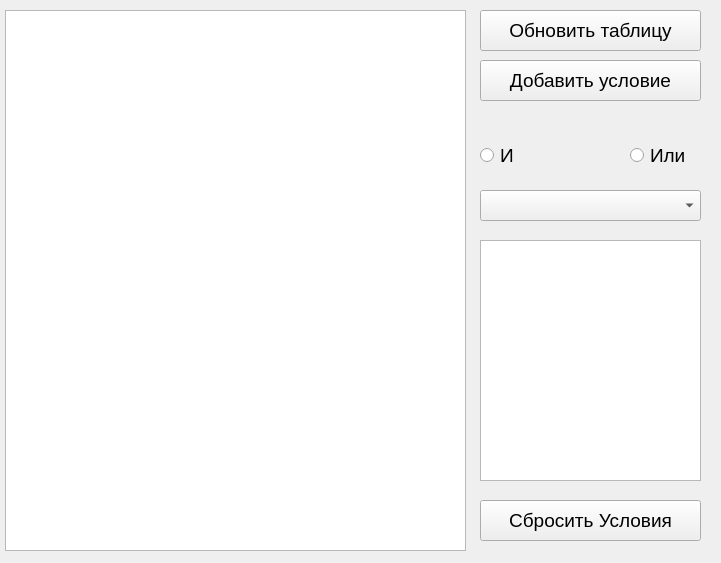
<?xml version="1.0" encoding="UTF-8"?>
<ui version="4.0">
 <class>Form</class>
 <widget class="QWidget" name="Form">
  <property name="geometry">
   <rect>
    <x>0</x>
    <y>0</y>
    <width>721</width>
    <height>563</height>
   </rect>
  </property>
  <property name="windowTitle">
   <string>Form</string>
  </property>
  <widget class="QPushButton" name="B_Upd_Table">
   <property name="geometry">
    <rect>
     <x>480</x>
     <y>10</y>
     <width>221</width>
     <height>41</height>
    </rect>
   </property>
   <property name="font">
    <font>
     <pointsize>14</pointsize>
    </font>
   </property>
   <property name="text">
    <string>Обновить таблицу</string>
   </property>
  </widget>
  <widget class="QPushButton" name="Add_Quest">
   <property name="geometry">
    <rect>
     <x>480</x>
     <y>60</y>
     <width>221</width>
     <height>41</height>
    </rect>
   </property>
   <property name="font">
    <font>
     <pointsize>14</pointsize>
    </font>
   </property>
   <property name="text">
    <string>Добавить условие</string>
   </property>
  </widget>
  <widget class="QRadioButton" name="B_And">
   <property name="geometry">
    <rect>
     <x>480</x>
     <y>140</y>
     <width>61</width>
     <height>31</height>
    </rect>
   </property>
   <property name="font">
    <font>
     <pointsize>14</pointsize>
    </font>
   </property>
   <property name="text">
    <string>И</string>
   </property>
  </widget>
  <widget class="QRadioButton" name="B_Else">
   <property name="geometry">
    <rect>
     <x>630</x>
     <y>140</y>
     <width>71</width>
     <height>31</height>
    </rect>
   </property>
   <property name="font">
    <font>
     <pointsize>14</pointsize>
    </font>
   </property>
   <property name="text">
    <string>Или</string>
   </property>
  </widget>
  <widget class="QTextEdit" name="Text_ed">
   <property name="geometry">
    <rect>
     <x>480</x>
     <y>240</y>
     <width>221</width>
     <height>241</height>
    </rect>
   </property>
  </widget>
  <widget class="QPushButton" name="B_Clear">
   <property name="geometry">
    <rect>
     <x>480</x>
     <y>500</y>
     <width>221</width>
     <height>41</height>
    </rect>
   </property>
   <property name="font">
    <font>
     <pointsize>14</pointsize>
    </font>
   </property>
   <property name="text">
    <string>Сбросить Условия</string>
   </property>
  </widget>
  <widget class="QComboBox" name="combo">
   <property name="geometry">
    <rect>
     <x>480</x>
     <y>190</y>
     <width>221</width>
     <height>31</height>
    </rect>
   </property>
   <property name="font">
    <font>
     <family>Times New Roman</family>
     <pointsize>14</pointsize>
    </font>
   </property>
  </widget>
  <widget class="QTableWidget" name="tableWidget">
   <property name="geometry">
    <rect>
     <x>5</x>
     <y>10</y>
     <width>461</width>
     <height>541</height>
    </rect>
   </property>
  </widget>
 </widget>
 <resources/>
 <connections/>
</ui>
